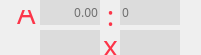
   <widget class="QFrame" name="fCenterRatioA">
    <property name="geometry">
     <rect>
      <x>350</x>
      <y>50</y>
      <width>201</width>
      <height>55</height>
     </rect>
    </property>
    <property name="frameShape">
     <enum>QFrame::NoFrame</enum>
    </property>
    <property name="frameShadow">
     <enum>QFrame::Raised</enum>
    </property>
    <property name="lineWidth">
     <number>-4</number>
    </property>
    <widget class="QLabel" name="lRatioAColon">
     <property name="geometry">
      <rect>
       <x>100</x>
       <y>0</y>
       <width>21</width>
       <height>31</height>
      </rect>
     </property>
     <property name="font">
      <font>
       <family>Arial Unicode MS</family>
       <pointsize>21</pointsize>
       <weight>50</weight>
       <bold>false</bold>
      </font>
     </property>
     <property name="styleSheet">
      <string notr="true">color: rgb(252, 53, 73);</string>
     </property>
     <property name="text">
      <string>:</string>
     </property>
     <property name="alignment">
      <set>Qt::AlignCenter</set>
     </property>
    </widget>
    <widget class="QLabel" name="lRatioAText">
     <property name="geometry">
      <rect>
       <x>17</x>
       <y>10</y>
       <width>21</width>
       <height>23</height>
      </rect>
     </property>
     <property name="font">
      <font>
       <family>Arial Unicode MS</family>
       <pointsize>22</pointsize>
       <weight>50</weight>
       <bold>false</bold>
      </font>
     </property>
     <property name="styleSheet">
      <string notr="true">color: rgb(252, 53, 73);</string>
     </property>
     <property name="text">
      <string>A</string>
     </property>
     <property name="alignment">
      <set>Qt::AlignBottom|Qt::AlignLeading|Qt::AlignLeft</set>
     </property>
    </widget>
    <widget class="QLineEdit" name="leRatioFLALeft">
     <property name="geometry">
      <rect>
       <x>40</x>
       <y>0</y>
       <width>60</width>
       <height>25</height>
      </rect>
     </property>
     <property name="font">
      <font>
       <family>Arial Unicode MS</family>
       <weight>50</weight>
       <bold>false</bold>
      </font>
     </property>
     <property name="styleSheet">
      <string notr="true">color:rgb(0,0,0);
background-color: rgb(220,220,220);</string>
     </property>
     <property name="text">
      <string/>
     </property>
     <property name="frame">
      <bool>false</bool>
     </property>
     <property name="alignment">
      <set>Qt::AlignRight|Qt::AlignTrailing|Qt::AlignVCenter</set>
     </property>
     <property name="placeholderText">
      <string>0.00</string>
     </property>
    </widget>
    <widget class="QLineEdit" name="leRatioFLARight">
     <property name="geometry">
      <rect>
       <x>120</x>
       <y>0</y>
       <width>60</width>
       <height>25</height>
      </rect>
     </property>
     <property name="font">
      <font>
       <family>Arial Unicode MS</family>
       <weight>50</weight>
       <bold>false</bold>
      </font>
     </property>
     <property name="styleSheet">
      <string notr="true">background-color: rgb(220,220,220);
color: rgb(0, 0, 0);
</string>
     </property>
     <property name="frame">
      <bool>false</bool>
     </property>
     <property name="cursorPosition">
      <number>0</number>
     </property>
     <property name="placeholderText">
      <string>0</string>
     </property>
    </widget>
    <widget class="QLineEdit" name="leFLAHeight">
     <property name="geometry">
      <rect>
       <x>120</x>
       <y>30</y>
       <width>60</width>
       <height>25</height>
      </rect>
     </property>
     <property name="font">
      <font>
       <family>Arial Unicode MS</family>
       <weight>50</weight>
       <bold>false</bold>
      </font>
     </property>
     <property name="styleSheet">
      <string notr="true">background-color: rgb(220,220,220);
color: rgb(0, 0, 0);
</string>
     </property>
     <property name="text">
      <string/>
     </property>
     <property name="frame">
      <bool>false</bool>
     </property>
     <property name="alignment">
      <set>Qt::AlignRight|Qt::AlignTrailing|Qt::AlignVCenter</set>
     </property>
    </widget>
    <widget class="QLineEdit" name="leFLAWidth">
     <property name="geometry">
      <rect>
       <x>40</x>
       <y>30</y>
       <width>60</width>
       <height>25</height>
      </rect>
     </property>
     <property name="font">
      <font>
       <family>Arial Unicode MS</family>
       <weight>50</weight>
       <bold>false</bold>
      </font>
     </property>
     <property name="styleSheet">
      <string notr="true">background-color: rgb(220,220,220);
color: rgb(0, 0, 0);
</string>
     </property>
     <property name="text">
      <string/>
     </property>
     <property name="frame">
      <bool>false</bool>
     </property>
     <property name="alignment">
      <set>Qt::AlignRight|Qt::AlignTrailing|Qt::AlignVCenter</set>
     </property>
    </widget>
    <widget class="QLabel" name="lFLAX">
     <property name="geometry">
      <rect>
       <x>100</x>
       <y>30</y>
       <width>21</width>
       <height>31</height>
      </rect>
     </property>
     <property name="font">
      <font>
       <family>Arial Unicode MS</family>
       <pointsize>21</pointsize>
       <weight>50</weight>
       <bold>false</bold>
      </font>
     </property>
     <property name="styleSheet">
      <string notr="true">color: rgb(252, 53, 73);</string>
     </property>
     <property name="text">
      <string>x</string>
     </property>
     <property name="alignment">
      <set>Qt::AlignCenter</set>
     </property>
    </widget>
   </widget>
